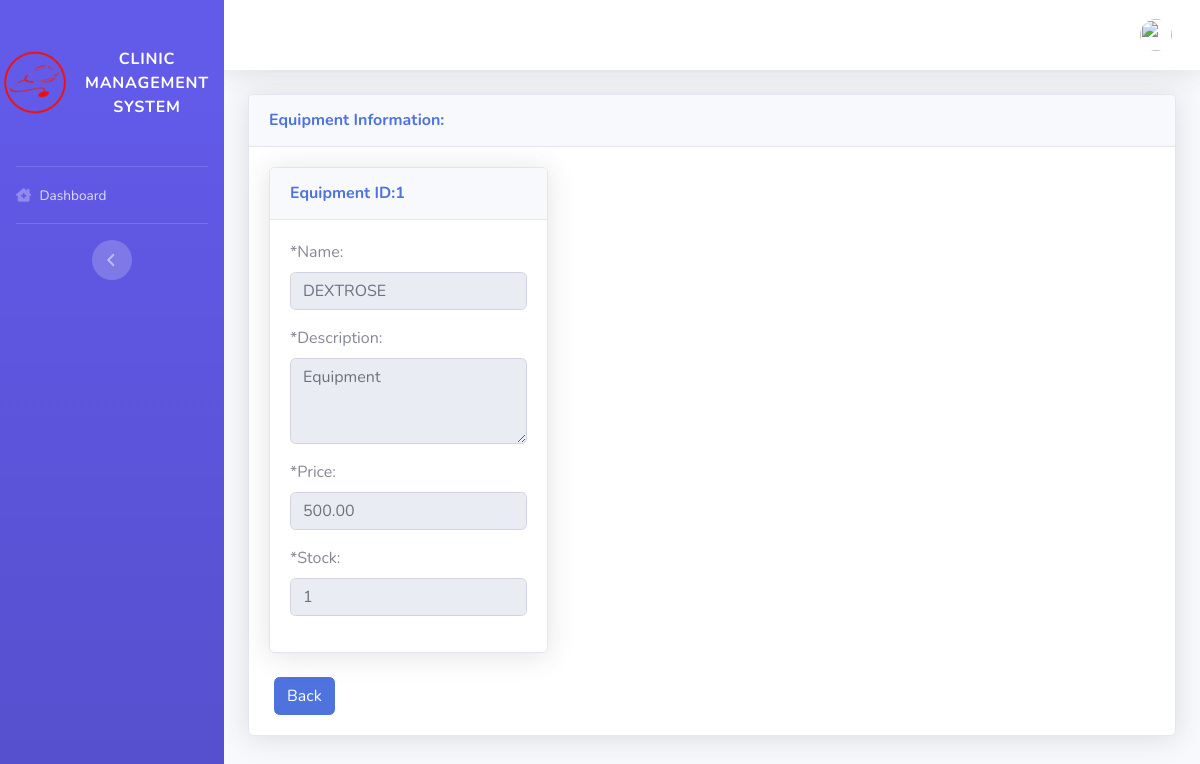
Page /pages/admin/view_equipment.php?&&id=1 on the committed database.
### tables this page shows
CREATE TABLE `tbl_equipment` (
  `id` int(11) NOT NULL,
  `name` varchar(255) DEFAULT NULL,
  `description` text DEFAULT NULL,
  `price` decimal(18,2) DEFAULT NULL,
  `stock` int(11) DEFAULT NULL
);

### config/functions.php (called while the page is built, shortened)
<?php
function query($sql)
{
  return mysqli_query($_SESSION['conn'], $sql);
}
function get_one($sql)
{
  $excute = query($sql);
  return mysqli_fetch_object($excute);
}

### pages/admin/view_equipment.php (the view, shortened to what this page needs)
<?php
include_once('../layout/header.php');
?>
<div class="container-fluid">
    <div class="card shadow mb-4">
        <div class="card-header py-3">
<?php
extract($_GET);
$equipment = get_one("select * from tbl_equipment where id = $id");
 ?>
            <h6 class="m-0 font-weight-bold text-primary">
                Equipment Information:
            </h6>
        </div>
            <div class="card-body">
<div class="row">
    <div class="col-md-4">
<div class="card shadow mb-4">
    <div class="card-header py-3">
     <h6 class="m-0 font-weight-bold text-primary">Equipment ID:<?= $id ?></h6>
    </div>
    <div class="card-body">
                            <form action="" method="post">
     <div class="row">
                                    <div class="col-md-12">
                                        <div class="form-row">
                                            <div class="form-group col-md-12">
                                                <label>*Name:</label>
                                                <input type="text" name="name" class="form-control text-uppercase" value="<?= $equipment->name ?>" disabled>
                                            </div>
                                        </div>
                                        <div class="form-row">
                                            <div class="form-group col-md-12">
                                                <label>*Description:</label>
                                                <textarea name="description" class="form-control" id="" cols="3" rows="3" disabled><?= $equipment->description ?></textarea>
                                            </div>
                                        </div>
                                        <div class="form-row">
                                            <div class="form-group col-md-12">
                                                <label>*Price:</label>
                                                <input type="number" name="price" class="form-control text-uppercase" value="<?= $equipment->price ?>" disabled>
                                            </div>
                                        </div>
                                        <div class="form-row">
                                            <div class="form-group col-md-12">
                                                <label>*Stock:</label>
                                                <input type="number" name="price" class="form-control text-uppercase" value="<?= $equipment->stock ?>" disabled>
                                            </div>
                                        </div>
                                    </div>
                                </div>
    </div>
</div>
    </div>
</div>
                            <div class="d-flex">
                                <a style="margin-left:5px" href="list_equipment.php" type="button" class="btn btn-primary">Back</a>
                            </div>
                <?php
                include_once('../layout/footer.php');
                ?>

### rows in the picture
tbl_equipment: name "Dextrose", description "Equipment", price "500.00", price "1"

### other values in the picture
$id "1"
